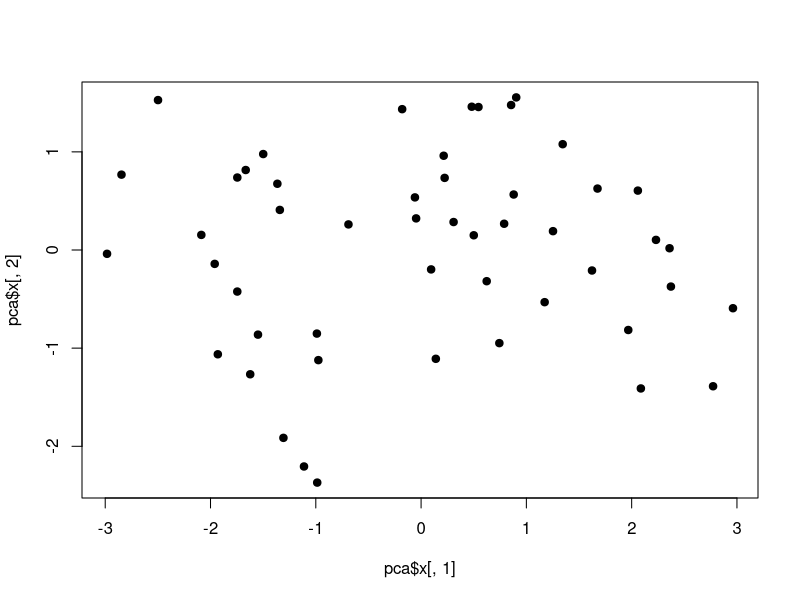
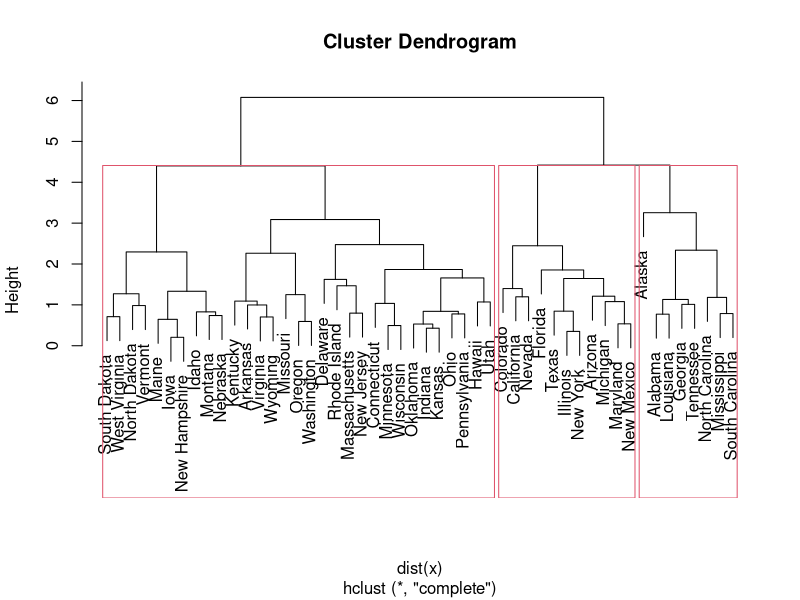

Recreate these plots in R, in order.
## ---- chunk 1
#| echo: true
#| eval: true
#| fig-align: center
x <- scale(USArrests)
pca <- prcomp(x)
plot(pca$x[, 1], pca$x[, 2], pch = 19)
## ---- chunk 2
#| echo: true
#| eval: true
#| fig-align: center
set.seed(571)
km3 <- kmeans(x, centers = 3, nstart = 20)
km3$cluster
## ---- chunk 3
#| echo: true
#| eval: true
#| fig-align: center
hc_complete <- hclust(dist(x), method = "complete")
plot(hc_complete)
rect.hclust(hc_complete, k = 3)
## ---- chunk 4
#| echo: true
#| eval: true
#| fig-align: center
aggregate(USArrests, by = list(cluster = km3$cluster), mean)
